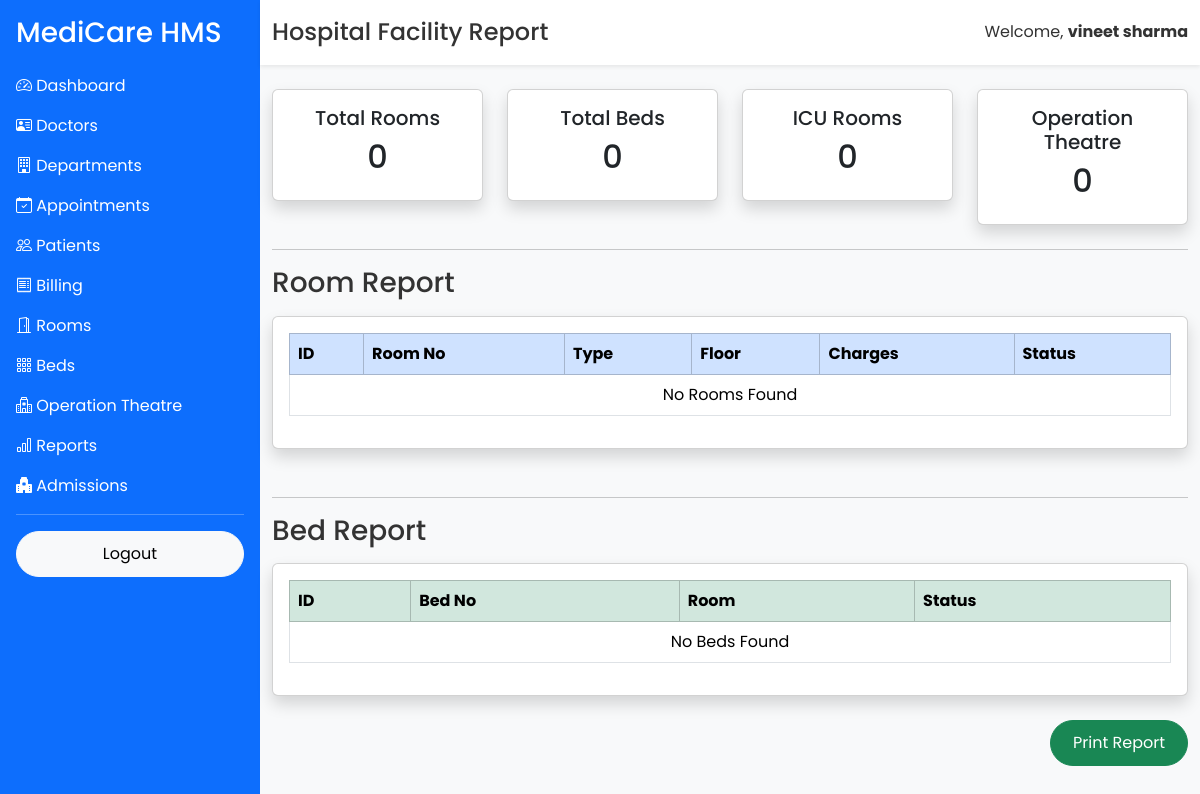
The page /admin/reports (signed in) on the database as committed earlier.
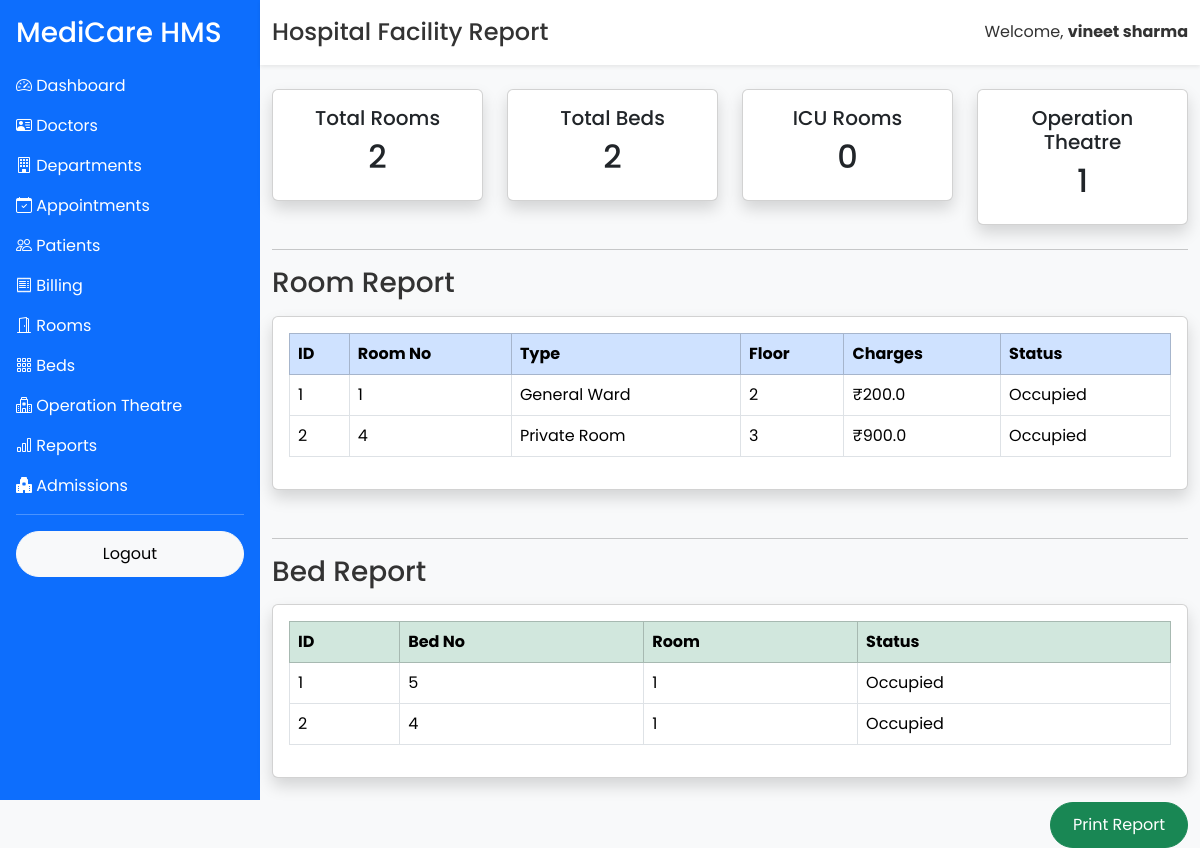
The same page on the database as committed later.
### app/models/user.py (models this page shows, shortened)
class User(UserMixin, db.Model):
    __tablename__ = "users"
    id = db.Column(db.Integer, primary_key=True)
    full_name = db.Column(db.String(100), nullable=False)
    email = db.Column(db.String(120), unique=True, nullable=False)
    phone = db.Column(db.String(15), unique=True, nullable=True)
    password = db.Column(db.String(255), nullable=False)
    role = db.Column(db.String(20), default="patient")
    is_active = db.Column(db.Boolean, default=True)
    created_at = db.Column(db.DateTime, server_default=db.func.now())

### app/models/room.py (models this page shows)
class Room(db.Model):
    __tablename__ = "rooms"
    id = db.Column(db.Integer, primary_key=True)
    room_number = db.Column(db.String(20), unique=True, nullable=False)
    room_type = db.Column(db.String(50), nullable=False)
    floor = db.Column(db.String(20))
    charges = db.Column(db.Float, nullable=False)
    status = db.Column(
        db.String(20),
        default="Available"
    )
    created_at = db.Column(
        db.DateTime,
        server_default=db.func.now()
    )

### app/models/bed.py (models this page shows)
class Bed(db.Model):
    __tablename__ = "beds"
    id = db.Column(db.Integer, primary_key=True)
    bed_number = db.Column(db.String(20), unique=True, nullable=False)
    room_id = db.Column(
        db.Integer,
        db.ForeignKey("rooms.id"),
        nullable=False
    )
    status = db.Column(
        db.String(20),
        default="Available"
    )
    created_at = db.Column(
        db.DateTime,
        server_default=db.func.now()
    )
    room = db.relationship("Room", backref="beds")

### app/routes/report.py (the view)
@report.route("/admin/reports")
@login_required
def report_dashboard():
    rooms = Room.query.all()
    beds = Bed.query.all()
    room_count = Room.query.count()
    bed_count = Bed.query.count()
    icu_count = Room.query.filter_by(
        room_type="ICU"
    ).count()
    ot_count = OperationTheatre.query.count()
    return render_template(
        "report/dashboard.html",
        rooms=rooms,
        beds=beds,
        room_count=room_count,
        bed_count=bed_count,
        icu_count=icu_count,
        ot_count=ot_count
    )

### app/templates/report/dashboard.html (shortened to what this page needs)
{% extends "layout/dashboard_base.html" %}
{% block page_title %}
Hospital Facility Report
{% endblock %}
{% block content %}
<div class="row mb-4">
    <div class="col-md-3">
        <div class="card text-center shadow">
            <div class="card-body">
                <h5>Total Rooms</h5>
                <h2>{{ room_count }}</h2>
            </div>
        </div>
    </div>
    <div class="col-md-3">
        <div class="card text-center shadow">
            <div class="card-body">
                <h5>Total Beds</h5>
                <h2>{{ bed_count }}</h2>
            </div>
        </div>
    </div>
    <div class="col-md-3">
        <div class="card text-center shadow">
            <div class="card-body">
                <h5>ICU Rooms</h5>
                <h2>{{ icu_count }}</h2>
            </div>
        </div>
    </div>
    <div class="col-md-3">
        <div class="card text-center shadow">
            <div class="card-body">
                <h5>Operation Theatre</h5>
                <h2>{{ ot_count }}</h2>
            </div>
        </div>
    </div>
</div>
<hr>
<h3 class="mb-3">Room Report</h3>
<div class="card shadow mb-5">
<div class="card-body">
<table class="table table-bordered table-hover">
<thead class="table-primary">
<tr>
<th>ID</th>
<th>Room No</th>
<th>Type</th>
<th>Floor</th>
<th>Charges</th>
<th>Status</th>
</tr>
</thead>
<tbody>
{% for room in rooms %}
<tr>
<td>{{ room.id }}</td>
<td>{{ room.room_number }}</td>
<td>{{ room.room_type }}</td>
<td>{{ room.floor }}</td>
<td>₹{{ room.charges }}</td>
<td>{{ room.status }}</td>
</tr>
{% else %}
<tr>
<td colspan="6" class="text-center">
No Rooms Found
</td>
</tr>
{% endfor %}
</tbody>
</table>
</div>
</div>
<hr>
<h3 class="mb-3">Bed Report</h3>
<div class="card shadow">
<div class="card-body">
<table class="table table-bordered table-hover">
<thead class="table-success">
<tr>
<th>ID</th>
<th>Bed No</th>
<th>Room</th>
<th>Status</th>
</tr>
</thead>
<tbody>
{% for bed in beds %}
<tr>
<td>{{ bed.id }}</td>
<td>{{ bed.bed_number }}</td>
<td>{{ bed.room.room_number }}</td>
<td>{{ bed.status }}</td>
</tr>
{% else %}
<tr>
<td colspan="4" class="text-center">
No Beds Found
</td>
</tr>
{% endfor %}
</tbody>
</table>
</div>
</div>
<br>
<div class="text-end">
<button
onclick="window.print()"
class="btn btn-success">
Print Report
</button>
</div>
{% endblock %}

### app/templates/layout/dashboard_base.html (shortened to what this page needs)
<!DOCTYPE html>
<html lang="en">
<head>
<link href="https://cdn.jsdelivr.net/npm/bootstrap@5.3.3/dist/css/bootstrap.min.css" rel="stylesheet">
<link href="https://cdn.jsdelivr.net/npm/bootstrap-icons@1.11.3/font/bootstrap-icons.min.css" rel="stylesheet">
<link rel="stylesheet"
href="{{ url_for('static', filename='css/style.css') }}">
</head>
<body class="bg-light">
<div class="d-flex">
    <div class="bg-primary text-white p-3 vh-100" style="width:260px;">
        <h3 class="mb-4">
            MediCare HMS
        </h3>
       {% if current_user.role == "admin" %}
<a href="{{ url_for('admin.admin_dashboard') }}" class="d-block text-white text-decoration-none mb-3">
    <i class="bi bi-speedometer2"></i> Dashboard
</a>
<a href="{{ url_for('doctor.doctor_list') }}" class="d-block text-white text-decoration-none mb-3">
    <i class="bi bi-person-vcard"></i> Doctors
</a>
<a href="/admin/departments" class="d-block text-white text-decoration-none mb-3">
    <i class="bi bi-building"></i> Departments
</a>
<a href="/admin/appointments" class="d-block text-white text-decoration-none mb-3">
    <i class="bi bi-calendar-check"></i> Appointments
</a>
<a href="/admin/patients" class="d-block text-white text-decoration-none mb-3">
    <i class="bi bi-people"></i> Patients
</a>
<a href="/admin/billing" class="d-block text-white text-decoration-none mb-3">
    <i class="bi bi-receipt"></i> Billing
</a>
<a href="/admin/rooms" class="d-block text-white text-decoration-none mb-3">
    <i class="bi bi-door-open"></i> Rooms
</a>
<a href="/admin/beds" class="d-block text-white text-decoration-none mb-3">
    <i class="bi bi-grid-3x3-gap"></i> Beds
</a>
<a href="/admin/operation-theatres" class="d-block text-white text-decoration-none mb-3">
    <i class="bi bi-hospital"></i> Operation Theatre
</a>
<a href="/admin/reports" class="d-block text-white text-decoration-none mb-3">
    <i class="bi bi-bar-chart"></i> Reports
</a>
<a href="/admin/admissions" class="d-block text-white text-decoration-none mb-3">
    <i class="bi bi-hospital-fill"></i> Admissions
</a>
{% endif %}
        <hr>
        <a href="/logout" class="btn btn-light w-100">
            Logout
        </a>
    </div>
    <div class="flex-grow-1">
        <nav class="navbar navbar-light bg-white shadow-sm">
            <div class="container-fluid">
                <h4 class="mb-0">
                    {% block page_title %}{% endblock %}
                </h4>
                <span>
                    Welcome,
                    <strong>{{ current_user.full_name }}</strong>
                </span>
            </div>
        </nav>
        <div class="container-fluid mt-4">
            {% block content %}
            {% endblock %}
        </div>
    </div>
</div>
</body>
</html>

### app/static/css/style.css (style rules this page uses)
* { margin:0; padding:0; box-sizing:border-box; font-family:'Poppins',sans-serif; }
body { background:#f5f8fc; color:#333; }
.navbar { transition:.4s; padding:18px 0; }
.btn { border-radius:50px; padding:10px 22px; }

Rows that differ between the two databases and show on the page:
added Room: id "1", room_number "1", room_type "General Ward", floor "2", charges "200.0", status "Occupied"
added Room: id "2", room_number "4", room_type "Private Room", floor "3", charges "900.0", status "Occupied"
added Bed: id "1", bed_number "5", room.room_number "1", status "Occupied"
added Bed: id "2", bed_number "4", room.room_number "1", status "Occupied"
Other text that changed with them:
{{ room_count }}: "0" → "2"
{{ bed_count }}: "0" → "2"
{{ ot_count }}: "0" → "1"
text no longer shown: "No Rooms Found No Beds Found"
